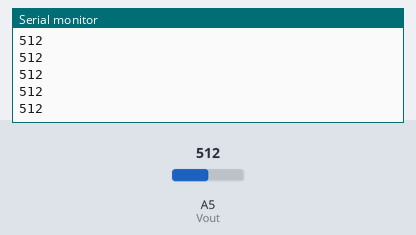
A sketch run on a simulated Arduino Uno, built with avr-gcc and run on an emulated ATmega328P. On the bench: the last lines printed to the serial monitor. The test bench sets the inputs (shaded band); at power-on: A5 (Vout) = 512.

Above: at 1.2 s.
1.3 s: A5 (Vout) set to 716
At 1.32 s:
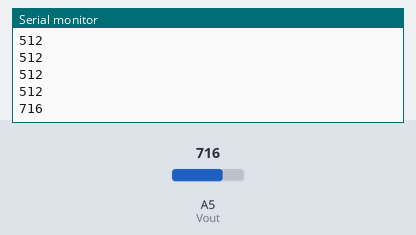
2.8 s: A5 (Vout) set to 900
At 2.83 s:
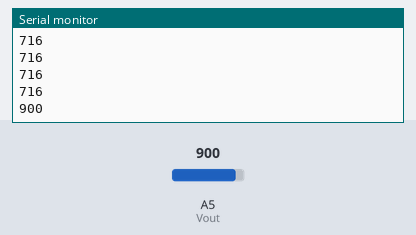
Timing chart, 0 to 5.8 s (numbered marks = the images above; inputs shaded):
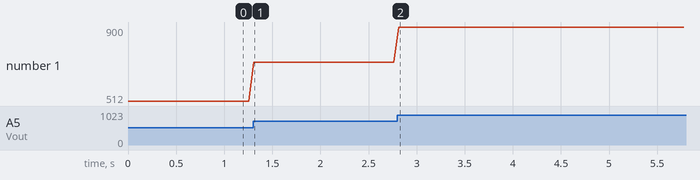

The sketch:

thermistor.ino
```cpp
int Vout = 5; //analog
unsigned long startMillis;
String ADCString;
void setup() {
  // put your setup code here, to run once:
  Serial.begin(9600);
  pinMode(Vout, INPUT);
}

void loop() {
  // put your main code here, to run repeatedly:
  ADCString = analogRead(Vout); //read in Vout from thermistor
  Serial.println(ADCString);
  delay(50);
}
```

Measured:
- after the input at 1.3 s, the serial monitor: prints a new line at once (image 1)
- after the input at 2.8 s, the serial monitor: prints a new line at once (image 2)
- plotted number 1: 512 → 716 after the input at 1.3 s, 716 → 900 after the input at 2.8 s
